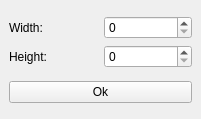
<?xml version="1.0" encoding="UTF-8"?>
<ui version="4.0">
 <class>StartDialog</class>
 <widget class="QMainWindow" name="StartDialog">
  <property name="geometry">
   <rect>
    <x>0</x>
    <y>0</y>
    <width>201</width>
    <height>119</height>
   </rect>
  </property>
  <property name="windowTitle">
   <string>MainWindow</string>
  </property>
  <widget class="QWidget" name="centralwidget">
   <layout class="QVBoxLayout" name="verticalLayout_2">
    <item>
     <layout class="QVBoxLayout" name="verticalLayout">
      <item>
       <layout class="QHBoxLayout" name="horizontalLayout_3">
        <item>
         <widget class="QLabel" name="label">
          <property name="text">
           <string>Width:</string>
          </property>
         </widget>
        </item>
        <item>
         <widget class="QSpinBox" name="spinBox"/>
        </item>
       </layout>
      </item>
      <item>
       <layout class="QHBoxLayout" name="horizontalLayout">
        <item>
         <widget class="QLabel" name="label_2">
          <property name="text">
           <string>Height:</string>
          </property>
         </widget>
        </item>
        <item>
         <widget class="QSpinBox" name="spinBox_2"/>
        </item>
       </layout>
      </item>
     </layout>
    </item>
    <item>
     <widget class="QPushButton" name="pushButton">
      <property name="text">
       <string>Ok</string>
      </property>
     </widget>
    </item>
   </layout>
  </widget>
 </widget>
 <resources/>
 <connections/>
</ui>
